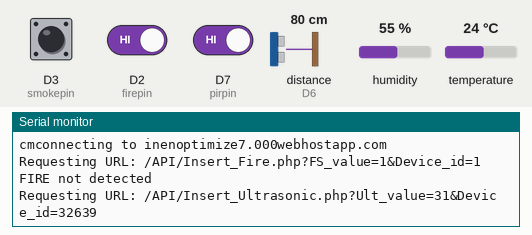
The sketch below on a simulated ESP8266 (NodeMCU). Shown: the last lines printed to the serial monitor. Wiring (inferred from the names in the program): ultrasonic range finder: trigger D5; echo D6. The inputs (shaded band) are chosen by the test bench; at power-on: temperature 24 °C, D3 (smokepin) HIGH, D2 (firepin) HIGH, distance to the obstacle (sensor on D6) 80 cm, D7 (pirpin) HIGH, humidity 55 %. The echo pulse lasts 58.3 µs per cm; WiFi joins after 1.5 s; servers stay silent unless stated; uploads are accepted with an empty reply.

Above: at 2.8 s.
2.9 s: temperature set to 28 °C
At 10.6 s:
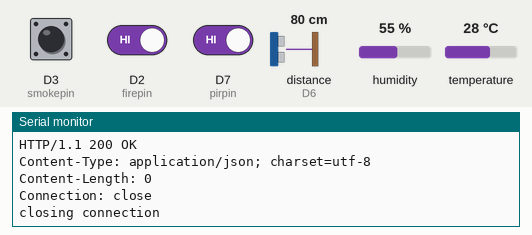
10.9 s: D3 (smokepin) pulled LOW for 3 s
At 17.3 s:
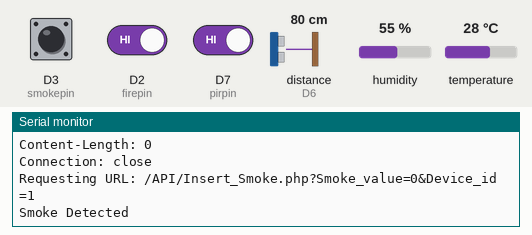
18.9 s: D2 (firepin) driven LOW
At 25.0 s:
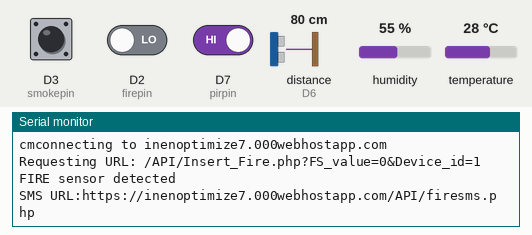
26.9 s: distance to the obstacle (sensor on D6) set to 2 cm
At 30.9 s:
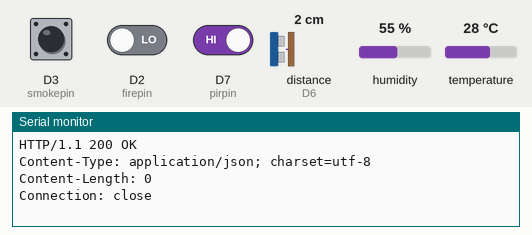
34.9 s: D7 (pirpin) driven LOW
At 45.8 s:
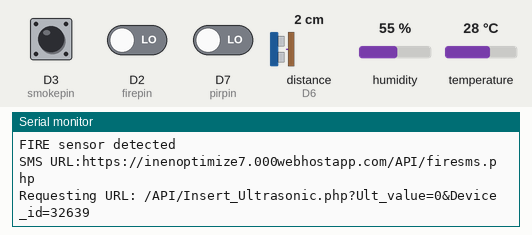
48.8 s: humidity set to 22 %
At 49.3 s:
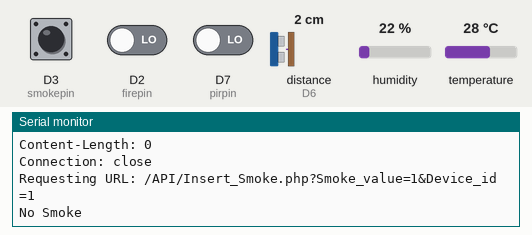
Timing chart, 0 to 51.8 s (numbered marks = the images above; inputs shaded):
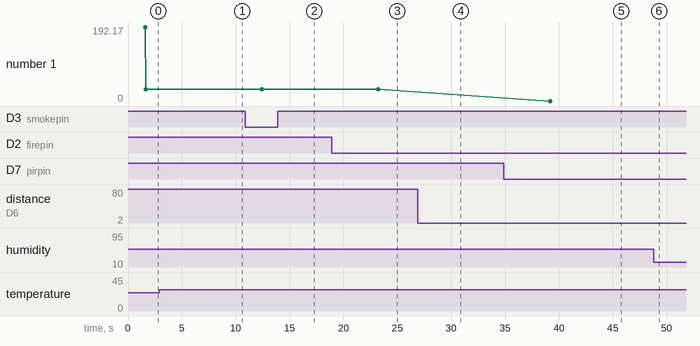

Measured:
- after the input at 10.9 s, the serial monitor: prints a new line after 2.4 s (image 2)
- after the input at 18.9 s, the serial monitor: prints a new line after 4.5 s (image 3)
- after the input at 26.9 s, the serial monitor: prints a new line after 2.4 s (image 4)
- after the input at 34.9 s, the serial monitor: prints a new line after 10.4 s (image 5)

The sketch:

Ultrasonic+tempfinal+fire+smoke+pir.ino
```cpp
#include <ESP8266WiFi.h>
#include "DHT.h"

#define DHTPIN D1
#define DHTTYPE DHT11
#define trigPin D5
#define echoPin D6
#define firepin D2
int smokepin = D3;
int pirpin = D7;


const char* ssid     = "realme 8";
const char* password = "Virus@hacker1";
const char* host = "inenoptimize7.000webhostapp.com";
DHT dht(DHTPIN, DHTTYPE);

void setup()
{
  Serial.begin(115200);
  delay(100);
    pinMode(trigPin, OUTPUT);
    pinMode(echoPin, INPUT);
    dht.begin();
    pinMode(firepin,INPUT);
    pinMode(smokepin,INPUT);
    pinMode(pirpin,INPUT);

    Serial.println();
    Serial.println();
    Serial.print("Connecting to ");
    Serial.println(ssid);

    WiFi.begin(ssid, password);
    while (WiFi.status() != WL_CONNECTED)
    {
      delay(500);
      Serial.print(".");
    }

    Serial.println("");
    Serial.println("WiFi connected");
    Serial.println("IP address: ");
    Serial.println(WiFi.localIP());
    Serial.print("Netmask: ");
    Serial.println(WiFi.subnetMask());
    Serial.print("Gateway: ");
    Serial.println(WiFi.gatewayIP());
}

void loop()
{
    int Device_id;
    //pir
    int pirvalue = digitalRead(pirpin);
    //smoke
    int smokevalue = digitalRead(smokepin);
    //fire
    int firevalue = digitalRead(firepin);


    float h = dht.readHumidity();
    // Read temperature as Celsius (the default)
    float t = dht.readTemperature();

   long duration, inches, cm;
    digitalWrite(trigPin, LOW);
    delayMicroseconds(2);
    digitalWrite(trigPin, HIGH);
    delayMicroseconds(5);
    digitalWrite(trigPin, LOW);

    //TAKE READING ON ECHO PIN
    duration = pulseIn(echoPin, HIGH);

    //convert the time into a distace
    inches = microsecondsToInches(duration);
    cm = microsecondsToCentimeters(duration);
    Serial.println(inches);
    Serial.print("in, ");
    Serial.println(cm);
    Serial.print("cm");

    Serial.print("connecting to ");
    Serial.println(host);

    //fire
    WiFiClient client1;
    const int httpPort = 80;
    if (!client1.connect(host, httpPort))
    {
      Serial.println("connection failed");
      return;
    }

    String url1 = "/API/Insert_Fire.php?FS_value="+String(firevalue)+"&Device_id=1";
    Serial.print("Requesting URL: ");
    Serial.println(url1);

    client1.print(String("GET ") + url1 + " HTTP/1.1\r\n" + "Host: " + host + "\r\n" + "Connection: close\r\n\r\n");
    if(firevalue==0)
    {
      Serial.println("FIRE sensor detected");
      // SMS
      if(firevalue==0)
      // {
      //     digitalWrite(BUZZERPIN, HIGH);
      // }
      WiFiClient client16;

      if (!client1.connect(host, httpPort))
      {
        Serial.println("connection failed");
        return;
      }

      String firesmsurl ="https://inenoptimize7.000webhostapp.com/API/firesms.php";
      Serial.print("SMS URL:");
      Serial.println(firesmsurl);
      delay(5000);

      while(client1.available())
      {
      String line16 = client1.readStringUntil('\r');
      Serial.print(line16);
      }
    }
    else
    {
      Serial.println("FIRE not detected");
    }
    delay(500);

    // Ultrasonic
    WiFiClient client2;
    // const int httpPort = 80;
    if (!client2.connect(host, httpPort))
    {
      Serial.println("connection failed");
      return;
    }

    String url2 = "/API/Insert_Ultrasonic.php?Ult_value="+String(inches)+"&Device_id="+String(Device_id);

    Serial.print("Requesting URL: ");
    Serial.println(url2);

    client2.print(String("GET ") + url2 + " HTTP/1.1\r\n" + "Host: " + host + "\r\n" + "Connection: close\r\n\r\n");
    if(inches>350)
    {
      Serial.println("Alert there is some Component detected");
    }
    delay(500);

    while(client2.available())
    {
      String line = client2.readStringUntil('\r');
      Serial.print(line);
    }


    // add temp data


    WiFiClient client3;

    if (!client3.connect(host, httpPort))
    {
      Serial.println("connection failed");
      return;
    }
    String url3 = "/API/Insert_Temperature.php?Temprature=" + String(t) + "&Humidity="+ String(h);
    Serial.print("Requesting URL: ");
    Serial.println(url3);

    client3.print(String("GET ") + url3 + " HTTP/1.1\r\n" +
                "Host: " + host + "\r\n" +
                "Connection: close\r\n\r\n");
    if(t>27)
    {
      Serial.println("Warm Weather");
    }
    else
    {
      Serial.println("Cold Weather");
    }
    delay(500);

    while(client3.available())
    {
      String line = client3.readStringUntil('\r');
      Serial.print(line);
    }

    WiFiClient client4;
    //const int httpPort = 80;
    if (!client4.connect(host, httpPort))
    {
      Serial.println("connection failed");
      return;
    }

    // Ultrasonic

    String url4 = "/API/Insert_Smoke.php?Smoke_value="+String(smokevalue)+"&Device_id=1";
    Serial.print("Requesting URL: ");
    Serial.println(url4);

    client4.print(String("GET ") + url4 + " HTTP/1.1\r\n" + "Host: " + host + "\r\n" + "Connection: close\r\n\r\n");
    if(smokevalue==0)
    {
      Serial.println("Smoke Detected");
    }
    else
    {
      Serial.println("No Smoke");
    }
    delay(500);

    while(client4.available())
    {
      String line = client4.readStringUntil('\r');
      Serial.print(line);
    }
    WiFiClient client5;
    if (!client5.connect(host, httpPort))
    {
      Serial.println("connection failed");
      return;
    }
    String url5 = "/API/Insert_PIR.php?PIR_value="+String(pirvalue)+"&Device_id=1";
    Serial.print("Requesting URL: ");
    Serial.println(url5);

    client5.print(String("GET ") + url5 + " HTTP/1.1\r\n" + "Host: " + host + "\r\n" + "Connection: close\r\n\r\n");
    if(pirvalue==0)
    {
      Serial.println("Motion detected");
    }
    else
    {
      Serial.println("No Motion Detected");
    }
    delay(500);

    while(client5.available())
    {
      String line = client5.readStringUntil('\r');
      Serial.print(line);
    }
    Serial.println();
    Serial.println("closing connection");
    delay(3000);
}
    long microsecondsToInches(long microseconds)
    {
      return microseconds/74/2;
    }

    long microsecondsToCentimeters(long microseconds)
    {
      return microseconds/29/2;
    }
```
